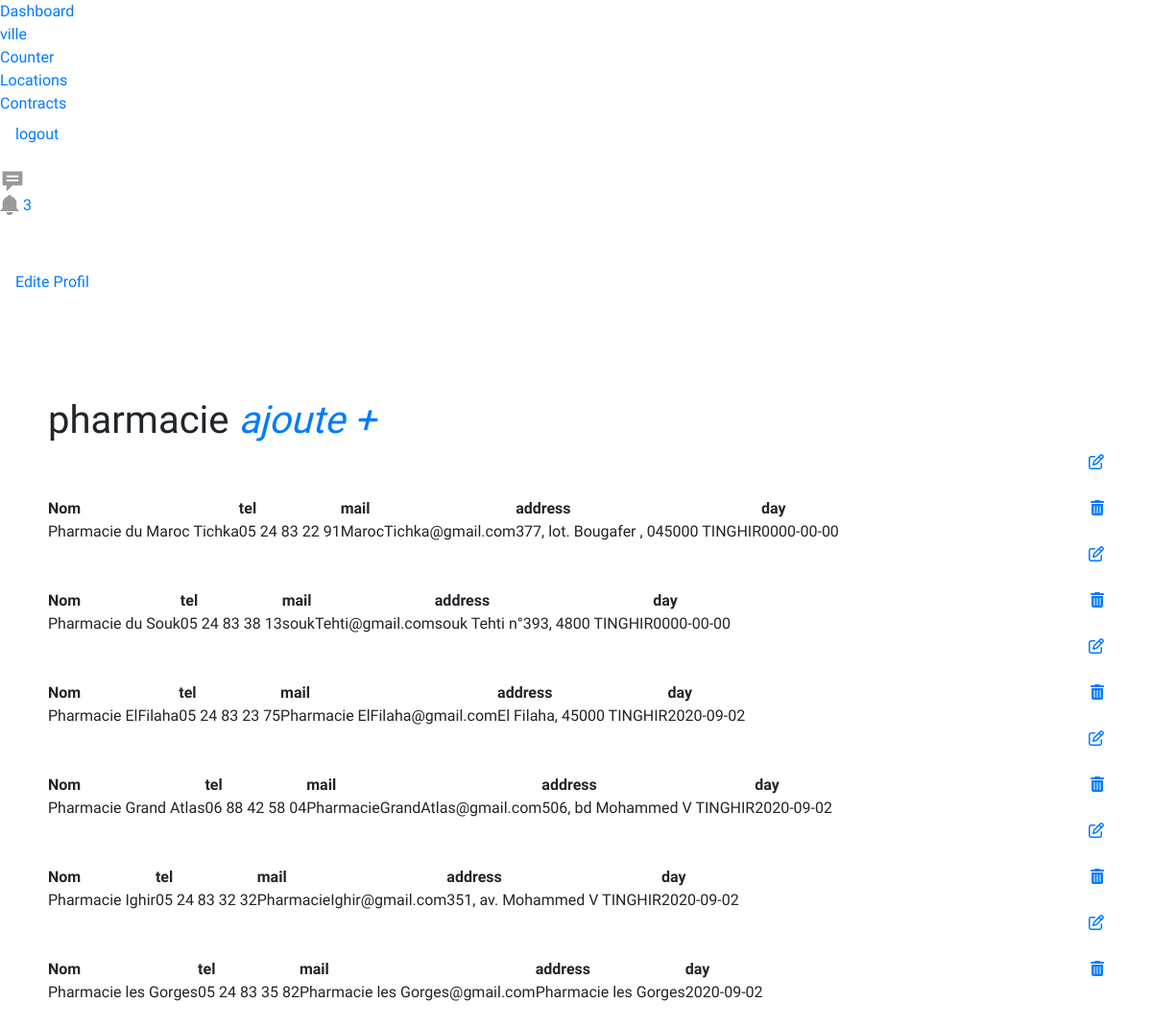
The app's page /admin/phara.php?id=18 with its own data.
### tables this page shows
CREATE TABLE `phara` (
  `phara_id` int(11) NOT NULL,
  `name` text NOT NULL,
  `day` date NOT NULL,
  `ville_id` int(11) NOT NULL,
  `tel` varchar(255) NOT NULL,
  `mail` varchar(255) NOT NULL,
  `addrsse` varchar(255) NOT NULL
);

### admin/phara.php (the view, shortened to what this page needs)
<?php
$hostname = "localhost";
$username = "root";
$password = "";
$dbname = "zentao";
$conn = mysqli_connect($hostname, $username, $password, $dbname);
$id = $_GET['id'];
?>
<!DOCTYPE html>
<html lang="en">
  <head>
    <link rel="stylesheet" href="css/stylee.css">
    <link rel="stylesheet" href="css/body.css">
    <link rel="stylesheet" href="css/responsive.css">
    <link rel="stylesheet" href="css/boarde.css">
    <link rel="stylesheet" href="https://stackpath.bootstrapcdn.com/bootstrap/4.5.0/css/bootstrap.min.css">
    <link rel="stylesheet" href="https://use.fontawesome.com/releases/v5.13.0/css/all.css">
  </head>
  <body style="font-family: 'Poppins';">
<link href='css/css.sass' rel='stylesheet' type='text/css'>
<div class="app-container">
  <nav class="nav">
    <ul class="nav__list">
      <li class="nav__list-item">
        <a href="#" class="nav__item-link">Dashboard </a>
      </li>
      <li class="nav__list-item">
        <a href="ville.php" class="nav__item-link">ville</a>
      </li>
      <li class="nav__list-item">
        <a href="#" class="nav__item-link">Counter</a>
      </li>
      <li class="nav__list-item">
        <a href="#" class="nav__item-link">Locations</a>
      </li>
      <li class="nav__list-item">
        <a href="#" class="nav__item-link">Contracts</a>
      </li>
      <li class="nav__list-item">
      <li class="nav-item"><a class="nav-link" href="logout.php">logout</a></li>
      </li>
    </ul>
  </nav>
  <div class="app-view">
    <nav class="utility-bar">
      <div class="utility-bar__inner">
        <ul class="utility-bar__list">
          <li class="utility-bar__list-item">
            <a href="#" class="utility-bar__item-link">
              <svg xmlns="http://www.w3.org/2000/svg" xmlns:xlink="http://www.w3.org/1999/xlink" version="1.2" baseProfile="tiny" x="0px" y="0px" viewBox="0 0 100 100" width="26px" xml:space="preserve"><path fill="#999" d="M10,66h16v24l24-24h40V10H10V66z M26,26h48v8H26V26z M26,42h48v8H26V42z"/></svg>
            </a>
          </li>
          <li class="utility-bar__list-item">
            <a href="#" class="utility-bar__item-link">
              <span class="utility-bar__indicator">3</span>
            </a>
          </li>
        </ul>
        <a href="#" class="utility-bar__account">
          <li class="nav-item"><a class="nav-link" href="../Profil.php">Edite Profil</a></li>
        </a>
      </div>
    </nav>
    <section style="margin :50px ">
      <h2 style="margin-top:1%;text-align:center;"> <br> </h2>
      <div class="todolist" style="margin-top:1%;">
        <div class="column">
          <h1 class="title">pharmacie
            <a href='<?php echo "form_phara.php?id=".$id ?>'><i> ajoute +</i></a>
          </h1>
          <?php
            $posts = "SELECT * FROM phara WHERE ville_id = $id";
            $all_posts = mysqli_query($conn, $posts);
            while ($row = mysqli_fetch_array($all_posts)) {
              echo "
              <div class='item'>
              <table>
                  <thead>
                    <tr>
                      <th>Nom</th>
                      <th>tel</th>
                      <th>mail</th>
                      <th>address</th>
                      <th>day</th>
                    </tr>
                  </thead>
                  <tr>
                  <td> ".$row['name']."</td>
                  <td> ".$row['tel']."</td>
                  <td> ".$row['mail']."</td>
                  <td> ".$row['addrsse']."</td>
                  <td> ".$row['day']."</td>
                  <a href='update_phara.php?id=".$row['phara_id'].'&t_id='.$row['ville_id']."' style='float:right'><i class='fa fa-edit'></i></a> <br> <br>
                  <a href='deletephara.php?id=".$row['phara_id']. '&t_id='.$row['ville_id']."' style='float:right'><i class='fa fa-trash'></i></a>
                </tr>
              </div>";
            }
          ?>
        </div>
      </div>
    </section>
  </body>
</html>

### admin/css/stylee.css (style rules this page uses)
a { text-decoration: none; transition: all 0.3s ease-in-out; }
body { line-height: 26px; font-size: 16px; font-family: "Roboto", sans-serif; font-weight: normal; color: #777777; }
h1, h2, h3, h4, h5, h6 { font-family: "Heebo", sans-serif; font-weight: bold; }

### admin/css/boarde.css (style rules this page uses)
* { margin: 0; padding: 0; box-sizing: border-box; list-style: none; text-decoration: none; font-family: 'Josefin Sans', sans-serif; }

### records on screen
phara: name "Pharmacie du Maroc Tichka", tel "05 24 83 22 91", mail "MarocTichka@gmail.com", addrsse "377, lot. Bougafer , 045000 TINGHIR", day "0000-00-00"
phara: name "Pharmacie du Souk", tel "05 24 83 38 13", mail "soukTehti@gmail.com", addrsse "souk Tehti n°393, 4800 TINGHIR", day "0000-00-00"
phara: name "Pharmacie ElFilaha", tel "05 24 83 23 75", mail "Pharmacie ElFilaha@gmail.com", addrsse "El Filaha, 45000 TINGHIR", day "2020-09-02"
phara: name "Pharmacie Grand Atlas", tel "06 88 42 58 04", mail "PharmacieGrandAtlas@gmail.com", addrsse "506, bd Mohammed V TINGHIR", day "2020-09-02"
phara: name "Pharmacie Ighir", tel "05 24 83 32 32", mail "PharmacieIghir@gmail.com", addrsse "351, av. Mohammed V TINGHIR", day "2020-09-02"
phara: name "Pharmacie les Gorges", tel "05 24 83 35 82", mail "Pharmacie les Gorges@gmail.com", addrsse "Pharmacie les Gorges", day "2020-09-02"
